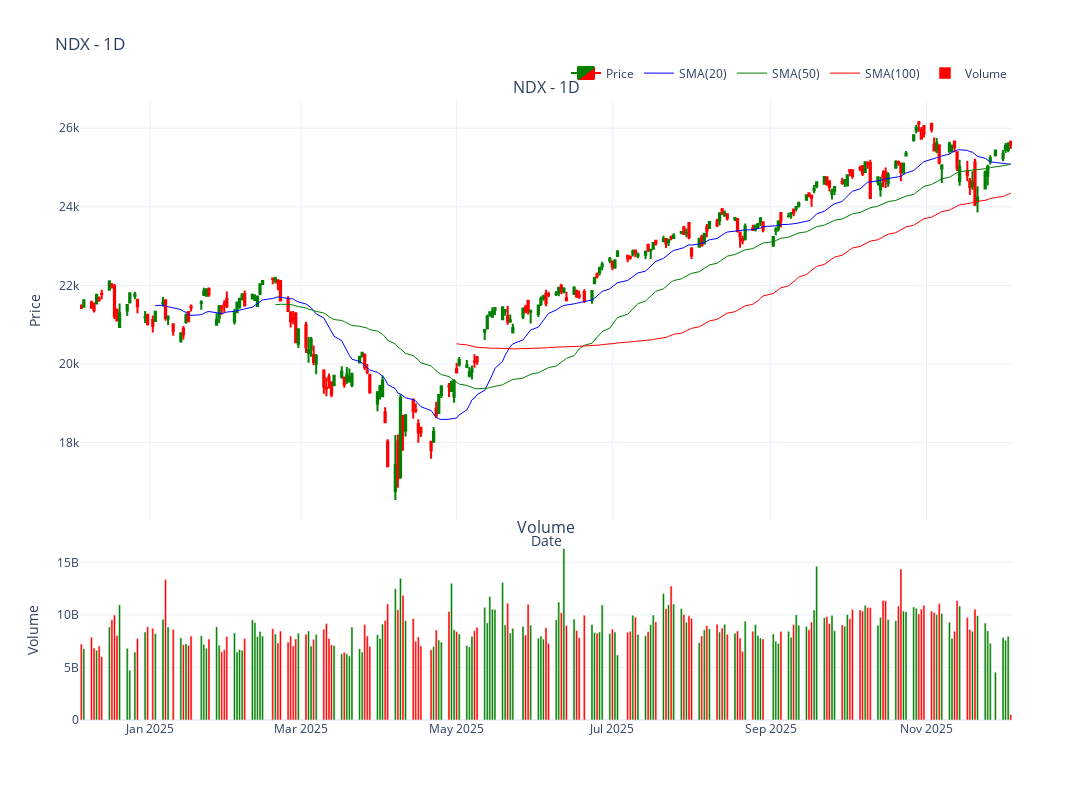

The notebook cell this image was saved under:
### Markdown cell above
## Save Interactive Chart

Save the interactive chart as an HTML file that can be opened in a browser

### Code cell
if df is not None:
    chart = InteractiveChart(df, symbol=symbol, timeframe=timeframe)
    chart.add_indicator(SMA(period=20, color="blue"))
    chart.add_indicator(SMA(period=50, color="green"))
    chart.add_indicator(SMA(period=100, color="red"))

    # Save as HTML file (can be opened in any browser)
    chart.plot(
        type="candle",
        volume=True,
        figsize=(1400, 800),
        savefig=f"{symbol}_{timeframe}_interactive.html",
        show=True,
    )

### Figure 1 — Plotly figure (JSON) as saved in the notebook; plotly's stock layout.template omitted (floating-point values rounded to 4 significant figures; data arrays with more than 128 entries replaced by an {"elided": "..."} marker saying what was removed)
{"data": [{"close": {"elided": "250 float values"}, "decreasing": {"fillcolor": "red", "line": {"color": "red"}}, "high": {"elided": "250 float values"}, "hovertemplate": "%{text}<extra></extra>", "increasing": {"fillcolor": "green", "line": {"color": "green"}}, "low": {"elided": "250 float values"}, "name": "Price", "open": {"elided": "250 float values"}, "text": {"elided": "250 str values"}, "type": "candlestick", "x": {"elided": "250 str values"}, "xaxis": "x", "yaxis": "y"}, {"hovertemplate": "<b>SMA(20)</b><br>Value: %{y:.2f}<br>Date: %{x}<extra></extra>", "line": {"color": "blue", "dash": "solid", "width": 1}, "mode": "lines", "name": "SMA(20)", "type": "scatter", "x": {"elided": "250 str values"}, "xaxis": "x", "y": {"elided": "250 float values"}, "yaxis": "y"}, {"hovertemplate": "<b>SMA(50)</b><br>Value: %{y:.2f}<br>Date: %{x}<extra></extra>", "line": {"color": "green", "dash": "solid", "width": 1}, "mode": "lines", "name": "SMA(50)", "type": "scatter", "x": {"elided": "250 str values"}, "xaxis": "x", "y": {"elided": "250 float values"}, "yaxis": "y"}, {"hovertemplate": "<b>SMA(100)</b><br>Value: %{y:.2f}<br>Date: %{x}<extra></extra>", "line": {"color": "red", "dash": "solid", "width": 1}, "mode": "lines", "name": "SMA(100)", "type": "scatter", "x": {"elided": "250 str values"}, "xaxis": "x", "y": {"elided": "250 float values"}, "yaxis": "y"}, {"hovertemplate": "<b>Volume</b><br>Value: %{y:,.0f}<br>Date: %{x}<extra></extra>", "marker": {"color": {"elided": "250 str values"}}, "name": "Volume", "type": "bar", "x": {"elided": "250 str values"}, "xaxis": "x2", "y": {"elided": "250 float values"}, "yaxis": "y2"}], "layout": {"annotations": [{"font": {"size": 16}, "showarrow": false, "text": "NDX - 1D", "x": 0.5, "xanchor": "center", "xref": "paper", "y": 1, "yanchor": "bottom", "yref": "paper"}, {"font": {"size": 16}, "showarrow": false, "text": "Volume", "x": 0.5, "xanchor": "center", "xref": "paper", "y": 0.291, "yanchor": "bottom", "yref": "paper"}], "height": 800, "hovermode": "x unified", "legend": {"orientation": "h", "x": 1, "xanchor": "right", "y": 1.02, "yanchor": "bottom"}, "showlegend": true, "title": {"text": "NDX - 1D"}, "width": 1400, "xaxis": {"anchor": "y", "domain": [0, 1], "matches": "x2", "rangeslider": {"visible": false}, "showticklabels": false, "title": {"text": "Date"}}, "xaxis2": {"anchor": "y2", "domain": [0, 1]}, "yaxis": {"anchor": "x", "domain": [0.321, 1], "title": {"text": "Price"}}, "yaxis2": {"anchor": "x2", "domain": [0, 0.291], "title": {"text": "Volume"}}}}
